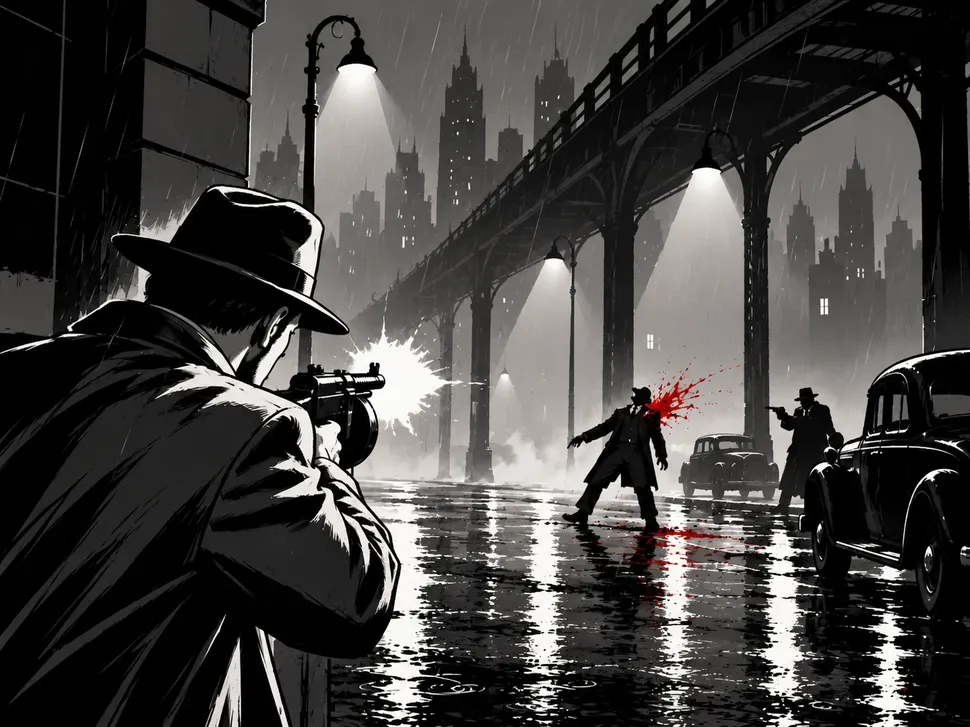
#> input picture reference/noir_reference.webp, 970 x 727 px, shrunk from 1448 x 1086 before the run
$ python colour.py ../reference/noir_reference.webp
#> lines starting #> are read from the running program, lines starting #| are printed output that depends on the picture; after the words box and inside, x2 and y2 are one past the last pixel; in counts of white or black regions, pixels touching at a corner belong together
#!/usr/bin/env python3
"""The colour share of a frame (DESIGN.md's rule: the city is ink; red under 2 % of a
frame, for the police lamp, fire and the odd sign; the odd blue of a neon). A merge
check runs it on five frames and routes an excess to the look lane.
  python3 tools/colour.py --blocked shots/mgr/seats/*.png  each frame: the share of near-black in the
      windscreen band (rows 28-62 %, cols 18-82 %): what the seat's view is blocked by (a pillar,
      the dash, a bonnet up) as flat black; the accepted coupe frame reads 11 %: under 20 % the road is read, over 40 % nothing is
  python3 tools/colour.py shots/golden/city/*.png        each frame: red % (strong), red-tinted % (a cast in the wet counts), blue %, verdict (the tinted share against the limit)
A pixel is red when r > 90 and r > 1.7 * max(g, b); blue when b > 90 and b > 1.7 * max(r, g).
"""
import sys
import numpy as np
from PIL import Image
LIMIT = 2.0
def share(path):
#> called with path = '../reference/noir_reference.webp'
    a = np.asarray(Image.open(path).convert('RGB')).astype(np.int32)
    r, g, b = a[..., 0], a[..., 1], a[..., 2]
    red = (r > 90) & (r > 1.7 * np.maximum(g, b))
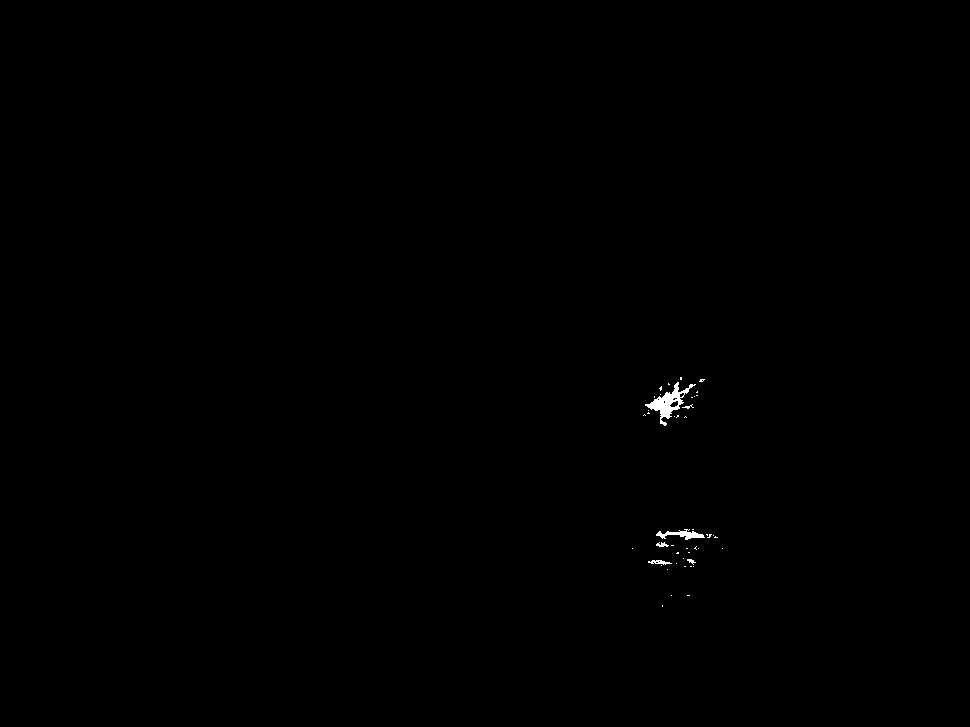
#> red: shape (727, 970) bool; 0.16% white; 45 white regions (39 under 20 px), largest, box (x1, y1, x2, y2) and area: (645, 382, 696, 426) 634, (656, 529, 705, 540) 236, (648, 560, 672, 565) 65, (656, 542, 669, 547) 39, (687, 559, 696, 565) 25, (682, 404, 694, 409) 21
    tint = (r > 40) & (r > 1.5 * np.maximum(g, b))      # (a red cast in a reflection counts too)
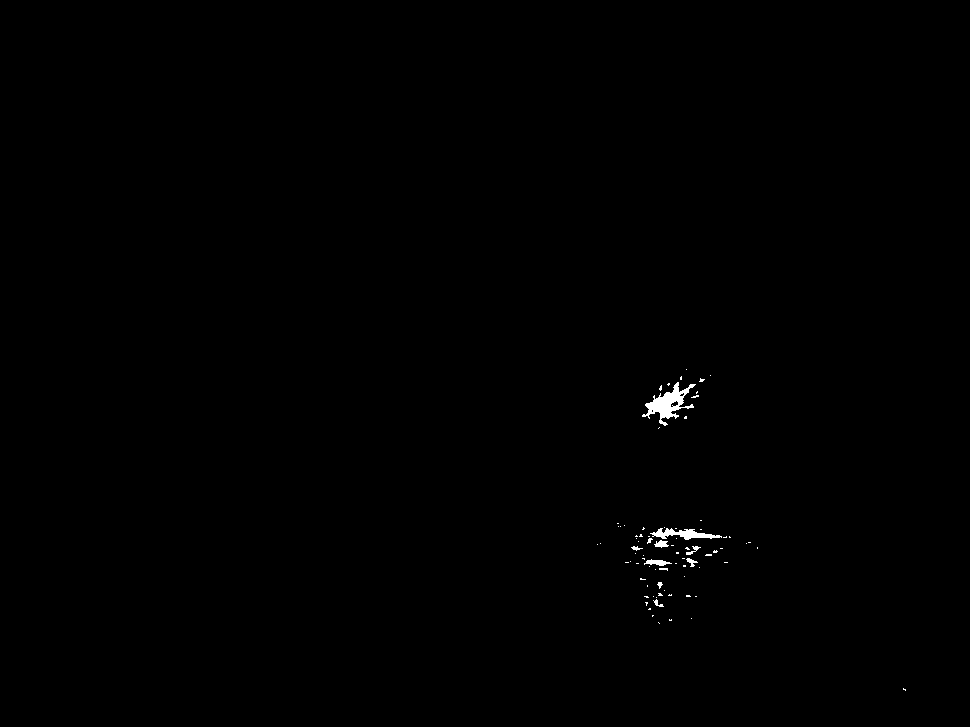
#> tint: shape (727, 970) bool; 0.27% white; 80 white regions (71 under 20 px), largest, box (x1, y1, x2, y2) and area: (642, 382, 696, 426) 834, (650, 528, 722, 540) 407, (644, 559, 672, 566) 107
    blue = (b > 90) & (b > 1.7 * np.maximum(r, g))
#> blue: shape (727, 970) bool; every value is 0
    n = r.size
#> n = 705190
    return 100.0 * red.sum() / n, 100.0 * tint.sum() / n, 100.0 * blue.sum() / n
def blocked(path):
    a = np.asarray(Image.open(path).convert('RGB')).astype(np.int32)
    h, w = a.shape[:2]
    band = a[int(h * 0.28):int(h * 0.62), int(w * 0.18):int(w * 0.82)]
    # flat black: a 7x7 window all under 6 - the cabin's unlit frame, a pillar, a bonnet up; the night's
    # dark has texture (rain, strokes) and is not counted. The accepted coupe seat frame reads 11 %.
    from numpy.lib.stride_tricks import sliding_window_view
    d = (band.max(axis=2) < 6).astype(np.uint8)
    flat = sliding_window_view(d, (7, 7)).min(axis=(2, 3))
    cols = flat.mean(axis=0)   # per column: the share of the band's height that is flat black
    return 100.0 * flat.mean(), 100.0 * (cols > 0.9).mean()
if __name__ == '__main__':
    if sys.argv[1:2] == ['--blocked']:
        for p in sys.argv[2:]:
            d, c = blocked(p)
            print(f"{p.split('/')[-1]:28s} flat black {d:5.1f} % of the windscreen band, {c:5.1f} % of its columns top to bottom  {'NOTHING SEEN' if d > 40 else 'blocked' if d > 20 else 'ok'}")
        sys.exit(0)
    worst = 0
    for p in sys.argv[1:]:
        rd, tn, bl = share(p)
#> rd = 0.161; tn = 0.271; bl = 0
        worst = max(worst, tn)
#> worst = 0.271
        print(f"{p.split('/')[-1]:28s} red {rd:5.2f} %  red-tinted {tn:5.2f} %  blue {bl:5.2f} %  {'OVER' if tn > LIMIT else 'ok'}")
#| noir_reference.webp          red  0.16 %  red-tinted  0.27 %  blue  0.00 %  ok
    print(f"limit {LIMIT} %: {'OVER' if worst > LIMIT else 'all under'}")
#| limit 2.0 %: all under
